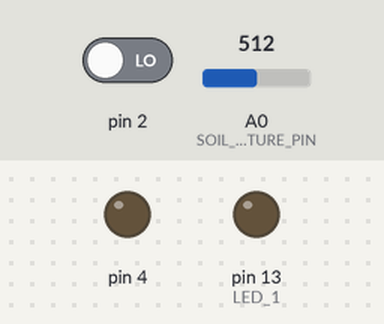
The sketch below on a simulated Arduino Uno, built with avr-gcc and run on an emulated ATmega328P. Parts: output pins drawn as LEDs (lit = HIGH). Inputs (shaded band) come from the test bench; at power-on: pin 2 LOW, A0 (SOIL_MOISTURE_PIN) = 512. Sleep ends after the set time or at an interrupt; the local clock reads 2024-03-15 10:24:30 at power-on unless the sketch sets it.

Above: at 0.1 s.
At 33.2 s:
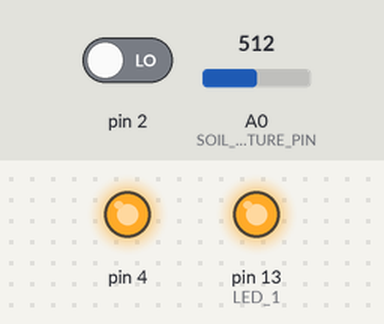
Timing chart, 0 to 44.6 s (numbered marks = the images above):
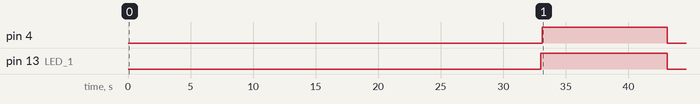

The sketch:

Application.ino
```cpp
// (licence header left out)
#include <Wire.h>

#include "hardware_version.h"
#include "water_pump.h"
#include "soil.h"
#include "pinout.h"
#include "debug_defs.h"
#include "pwr_mngr.h"

#define RTC_DEVICE_ID         0x68

#ifdef EN_DEBUGGING
#define SOIL_CHECK_INTERVAL   10             //s
#else
#define SOIL_CHECK_INTERVAL   60             //s
#endif //EN_DEBUGGING

/*************************************
* @brief Private Function Proto-types
*************************************/
static void RTC_Set_Int_Freq(void);
static void Interrupt_ISR(void);

/*************************
* @brief Global Variables
**************************/
soil_health_t soil_health = {0};

#if (HARDWARE_VERSION == 0)
water_pump_t pump_cfg =
{
  .state      = PUMP_OFF,
  .enable_pin = RELAY_SWITCH
};

#else if (HARDWARE_VERSION == 1)
water_pump_t pump_cfg =
{
  .state      = PUMP_OFF,
  .enable_pin = PUMP_EN
};
#endif //HARDWARE_VERSION

volatile uint32_t seconds_passed = 0;
volatile bool check_soil = true;

Soil Soil;
PWR_MNGR PWR_MNGR;
Pump  Pump(&pump_cfg);

//set up function
void setup()
{
#ifdef EN_DEBUGGING
  Serial.begin(9600);
  while (!Serial) ; // wait for serial
#endif //EN_DEBUGGING

  pinMode(LED_1,OUTPUT);

  soil_health.soil_moisture_pin = SOIL_MOISTURE_PIN;
  Soil.LP_Filter_Settle(&soil_health);

  attachInterrupt(INTERRUPT_0, Interrupt_ISR, FALLING);
  RTC_Set_Int_Freq();

#ifdef EN_DEBUGGING
  Pump.Action_Watering(&pump_cfg);
#endif //EN_DEBUGGING
}

//main loop
void loop()
{
  if(check_soil)
  {
    digitalWrite(LED_1, 1);
    Soil.Get_Soil_Health(&soil_health);

    if(soil_health.soil_state == DRY)
    {
      Pump.Action_Watering(&pump_cfg);
    }

    digitalWrite(LED_1, 0);
    check_soil = false;
  }

  PWR_MNGR.Enter_Sleep();
}


/**************************
* @brief Private Functions
***************************/
static void RTC_Set_Int_Freq(void)
{
  Wire.begin();                           //create I2C tx queue
  Wire.beginTransmission(RTC_DEVICE_ID);  //device address and STSRT command are queued
  Wire.write(0x0E);                       //Control Register Address is queued
  Wire.write(0x00);                       //Data for Control Register is queued
  Wire.endTransmission();                 //queued information are transferred under ACK; STOP
}

/***/
static void Interrupt_ISR(void)
{
  if(++seconds_passed == SOIL_CHECK_INTERVAL)
  {
      check_soil = true;
      seconds_passed = 0;
  }
}
```

debug_defs.h
```cpp
// (licence header left out)
#ifndef DEBUG_DEFS_H
#define DEBUG_DEFS_H

//#define EN_DEBUGGING

#ifdef EN_DEBUGGING
#define ENABLE_SERIAL_PRINTS
#endif //EN_DEBUGGING

#endif //DEBUG_DEFS_H
```

hardware_version.h
```cpp
// (licence header left out)
#ifndef HARDWARE_VERSION_H
#define HARDWARE_VERSION_H

#define HARDWARE_VERSION  1

#endif //HARDWARE_VERSION_H
```

pinout.h
```cpp
// (licence header left out)
#ifndef PINOUT_H
#define PINOUT_H

#include "hardware_version.h"

#if defined(HARDWARE_VERSION) && (HARDWARE_VERSION == 0)
#warning "110TFlops: Hardware Version 0 (Prototype) Specified"
#define INTERRUPT_0         0             //pin D2
#define LED_1               13
#define SOIL_MOISTURE_PIN   A1
#define RELAY_SWITCH        PIN_A0

#elif defined(HARDWARE_VERSION) && (HARDWARE_VERSION == 1)
#warning "110TFlops: Hardware Version 1 Specified"
#define INTERRUPT_0         0             //pin D2
#define PUMP_EN             4
#define V_SENSE_EN          5
#define LED_1               13
#define SOIL_MOISTURE_PIN   A0

#else
#error "110TFlops: Error - Hardware Version Unknown"
#endif //HARDWARE_VERSION
#endif //PINOUT_H
```

pwr_mngr.cpp
```cpp
// (licence header left out)
#include "pwr_mngr.h"
#include <avr/sleep.h>
#include <avr/power.h>

PWR_MNGR::PWR_MNGR(void){}

void PWR_MNGR::Enter_Sleep(void)
{
  sleep_enable();
  set_sleep_mode(SLEEP_MODE_STANDBY);
  sleep_mode();

  sleep_disable();
  power_all_enable();
}
```

pwr_mngr.h
```cpp
// (licence header left out)
#ifndef PWR_MNGR_H
#define PWR_MNGR_H

class PWR_MNGR
{
  public:
    PWR_MNGR(void);
    void Enter_Sleep(void);
};

#endif //PWR_MNGR_H
```

soil.cpp
```cpp
// (licence header left out)
#include "soil.h"

#include <Arduino.h>
#include "debug_defs.h"
#include "pinout.h"

Soil::Soil(void){};

/***/
void Soil::LP_Filter_Settle(soil_health_t *soil_record)
{
  for(int i = 0; i < SOIL_SETTLING_REPETITIONS; i++)
  {
    Get_Soil_Health(soil_record);
    delay(SOIL_SETTLING_DELAY);
  }
}

/***/
void Soil::Get_Soil_Health(soil_health_t *soil_record)
{
#if (HARDWARE_VERSION == 1)
  Enable_Sense(1);
  delay(100);
#endif //HARDWARE_VERSION

  //save last adc reading
  soil_record->last_moisture_level_adc_raw = soil_record->moisture_level_adc_raw;

  //take new adc reading
  soil_record->moisture_level_adc_raw = analogRead(soil_record->soil_moisture_pin);

#if (HARDWARE_VERSION == 1)
  Enable_Sense(0);
#endif //HARDWARE_VERSION

  //pass new adc reading through basic low-pass filter
  soil_record->moisture_level_adc_raw = (soil_record->moisture_level_adc_raw + soil_record->last_moisture_level_adc_raw)/2;

  //apply conversion boundaries
  if(soil_record->moisture_level_adc_raw < SOIL_STATE_LOWER_ADC_THRESH)
  {
    soil_record->moisture_level_adc_raw = SOIL_STATE_LOWER_ADC_THRESH;
  }
  else if(soil_record->moisture_level_adc_raw > SOIL_STATE_UPPER_ADC_THRESH)
  {
    soil_record->moisture_level_adc_raw = SOIL_STATE_UPPER_ADC_THRESH;
  }

  //convert adc to percentage
  soil_record->moisture_level_percentage = (float)((soil_record->moisture_level_adc_raw * SOIL_MOISTURE_M_COEF) + SOIL_MOISTURE_C_COEF);

  //set soil health state
  if((int)soil_record->moisture_level_percentage >= SOIL_STATE_UPPER_THRESH)
  {
    soil_record->soil_state = SATURATED;
  }
  else if((int)soil_record->moisture_level_percentage <= SOIL_STATE_LOWER_THRESH)
  {
    soil_record->soil_state = DRY;
  }
  else
  {
    soil_record->soil_state = OK;
  }

#ifdef ENABLE_SERIAL_PRINTS
  Serial.print("Soil Moisture: ");
  Serial.print(soil_record->moisture_level_percentage);
  Serial.print("% Raw Reading: ");
  Serial.print(soil_record->moisture_level_adc_raw);
  Serial.print(" Soil State: ");
  Serial.print(soil_record->soil_state);
  Serial.print("\n");
#endif //ENABLE_SERIAL_PRINTS
}

#if (HARDWARE_VERSION == 1)
void Soil::Enable_Sense(uint8_t pin_state)
{
    digitalWrite(V_SENSE_EN, pin_state);
}
#endif //HARDWARE_VERSION
```

soil.h
```cpp
// (licence header left out)
#ifndef SOIL_H
#define SOIL_H

#include <stdint.h>
#include "hardware_version.h"

#define SOIL_MOISTURE_M_COEF          (float)0.64516129
#define SOIL_MOISTURE_C_COEF          (float)-480.645161
#define SOIL_STATE_UPPER_THRESH       70 //%
#define SOIL_STATE_LOWER_THRESH       60 //%
#define SOIL_STATE_UPPER_ADC_THRESH   900
#define SOIL_STATE_LOWER_ADC_THRESH   745
#define SOIL_SETTLING_DELAY           1000 //mS
#define SOIL_SETTLING_REPETITIONS     30

typedef enum
{
  SATURATED,
  OK,
  DRY
}soil_state_t;

typedef struct
{
  uint8_t      soil_moisture_pin;
  soil_state_t soil_state;
  float        moisture_level_percentage;

  int          moisture_level_adc_raw;
  int          last_moisture_level_adc_raw;
}soil_health_t;

class Soil
{
  public:
    Soil(void);
    void LP_Filter_Settle(soil_health_t *soil_record);
    void Get_Soil_Health(soil_health_t *soil_record);

#if (HARDWARE_VERSION == 1)
  private:
    void Enable_Sense(uint8_t pin_state);
#endif //HARDWARE_VERSION
};

#endif //SOIL_H
```

water_pump.cpp
```cpp
// (licence header left out)
#include "water_pump.h"

#include <Arduino.h>
#include "debug_defs.h"

/***/
Pump::Pump(water_pump_t *pump)
{
  pinMode(pump->enable_pin, OUTPUT);
  Set_Pump_State(pump, pump->state);
}

/***/
void Pump::Set_Pump_State(water_pump_t *pump, pump_states_t state)
{
  digitalWrite(pump->enable_pin, (uint8_t)state);
  pump->state = state;
}

/***/
void Pump::Action_Watering(water_pump_t *pump)
{
#ifdef ENABLE_SERIAL_PRINTS
  Serial.print("Watering Plant\n");
#endif  //ENABLE_SERIAL_PRINTS

  Set_Pump_State(pump, PUMP_ON);
  delay(10000);
  Set_Pump_State(pump, PUMP_OFF);
}

void Pump::Test(water_pump_t *pump)
{
  digitalWrite(pump->enable_pin, 1);
  delay(1000);
  digitalWrite(pump->enable_pin, 0);
  delay(1000);
}
```

water_pump.h
```cpp
// (licence header left out)
#ifndef WATER_PUMP_H
#define WATER_PUMP_H

#include <stdint.h>

typedef enum
{
  PUMP_OFF  = 0x00,
  PUMP_ON   = 0x01,
}pump_states_t;

typedef struct
{
  pump_states_t state;
  uint8_t       enable_pin;
}water_pump_t;

class Pump
{
  public:
    Pump(water_pump_t *pump);
    void Set_Pump_State(water_pump_t *pump, pump_states_t state);
    void Action_Watering(water_pump_t *pump);
    void Test(water_pump_t *pump);
};

#endif //WATER_PUMP_H
```

Measured:
- by itself, pin 4: LOW → HIGH at 33.1 s, → LOW 10.0 s later
- by itself, pin 13 (LED_1): LOW → HIGH at 33.0 s, → LOW 10.1 s later
